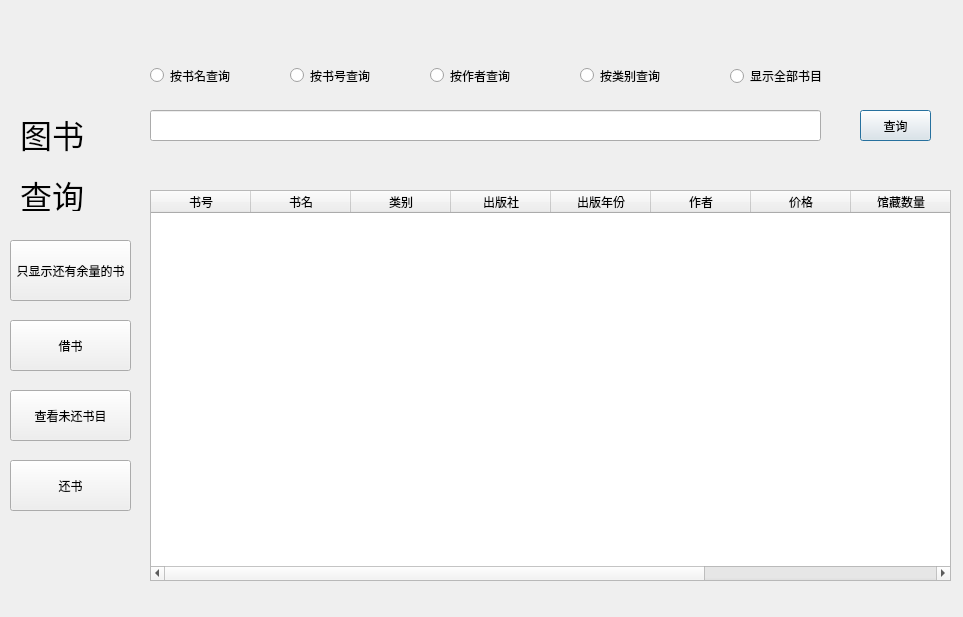
<?xml version="1.0" encoding="UTF-8"?>
<ui version="4.0">
 <class>BookQuery</class>
 <widget class="QDialog" name="BookQuery">
  <property name="geometry">
   <rect>
    <x>0</x>
    <y>0</y>
    <width>963</width>
    <height>617</height>
   </rect>
  </property>
  <property name="windowTitle">
   <string>Dialog</string>
  </property>
  <widget class="QRadioButton" name="radioButton">
   <property name="geometry">
    <rect>
     <x>150</x>
     <y>60</y>
     <width>121</width>
     <height>31</height>
    </rect>
   </property>
   <property name="text">
    <string>按书名查询</string>
   </property>
   <property name="iconSize">
    <size>
     <width>16</width>
     <height>16</height>
    </size>
   </property>
   <property name="autoExclusive">
    <bool>true</bool>
   </property>
  </widget>
  <widget class="QRadioButton" name="radioButton_3">
   <property name="geometry">
    <rect>
     <x>430</x>
     <y>60</y>
     <width>91</width>
     <height>31</height>
    </rect>
   </property>
   <property name="text">
    <string>按作者查询</string>
   </property>
   <property name="autoExclusive">
    <bool>true</bool>
   </property>
  </widget>
  <widget class="QRadioButton" name="radioButton_2">
   <property name="geometry">
    <rect>
     <x>290</x>
     <y>60</y>
     <width>101</width>
     <height>31</height>
    </rect>
   </property>
   <property name="text">
    <string>按书号查询</string>
   </property>
   <property name="autoExclusive">
    <bool>true</bool>
   </property>
  </widget>
  <widget class="QLineEdit" name="lineEdit">
   <property name="geometry">
    <rect>
     <x>150</x>
     <y>110</y>
     <width>671</width>
     <height>31</height>
    </rect>
   </property>
  </widget>
  <widget class="QRadioButton" name="radioButton_4">
   <property name="geometry">
    <rect>
     <x>580</x>
     <y>60</y>
     <width>111</width>
     <height>31</height>
    </rect>
   </property>
   <property name="text">
    <string>按类别查询</string>
   </property>
   <property name="autoExclusive">
    <bool>true</bool>
   </property>
  </widget>
  <widget class="QTableWidget" name="tableWidget">
   <property name="geometry">
    <rect>
     <x>150</x>
     <y>190</y>
     <width>801</width>
     <height>391</height>
    </rect>
   </property>
   <column>
    <property name="text">
     <string>书号</string>
    </property>
   </column>
   <column>
    <property name="text">
     <string>书名</string>
    </property>
   </column>
   <column>
    <property name="text">
     <string>类别</string>
    </property>
   </column>
   <column>
    <property name="text">
     <string>出版社</string>
    </property>
   </column>
   <column>
    <property name="text">
     <string>出版年份</string>
    </property>
   </column>
   <column>
    <property name="text">
     <string>作者</string>
    </property>
   </column>
   <column>
    <property name="text">
     <string>价格</string>
    </property>
   </column>
   <column>
    <property name="text">
     <string>馆藏数量</string>
    </property>
   </column>
   <column>
    <property name="text">
     <string>目前库存</string>
    </property>
   </column>
   <column>
    <property name="text">
     <string>更新时间</string>
    </property>
   </column>
  </widget>
  <widget class="QLabel" name="label">
   <property name="geometry">
    <rect>
     <x>790</x>
     <y>110</y>
     <width>31</width>
     <height>31</height>
    </rect>
   </property>
   <property name="styleSheet">
    <string notr="true">image: url(:/images/query);</string>
   </property>
   <property name="text">
    <string/>
   </property>
  </widget>
  <widget class="QLabel" name="label_2">
   <property name="geometry">
    <rect>
     <x>20</x>
     <y>110</y>
     <width>111</width>
     <height>101</height>
    </rect>
   </property>
   <property name="text">
    <string>&lt;html&gt;&lt;head/&gt;&lt;body&gt;&lt;p&gt;&lt;span style=&quot; font-size:24pt;&quot;&gt;图书&lt;/span&gt;&lt;/p&gt;&lt;p&gt;&lt;span style=&quot; font-size:24pt;&quot;&gt;查询&lt;/span&gt;&lt;/p&gt;&lt;/body&gt;&lt;/html&gt;</string>
   </property>
  </widget>
  <widget class="QLabel" name="label_3">
   <property name="geometry">
    <rect>
     <x>10</x>
     <y>10</y>
     <width>81</width>
     <height>81</height>
    </rect>
   </property>
   <property name="styleSheet">
    <string notr="true">image: url(:/images/res/584613.png);</string>
   </property>
   <property name="text">
    <string/>
   </property>
  </widget>
  <widget class="QPushButton" name="pushButton">
   <property name="geometry">
    <rect>
     <x>860</x>
     <y>110</y>
     <width>71</width>
     <height>31</height>
    </rect>
   </property>
   <property name="text">
    <string>查询</string>
   </property>
  </widget>
  <widget class="QPushButton" name="pushButton_2">
   <property name="geometry">
    <rect>
     <x>10</x>
     <y>240</y>
     <width>121</width>
     <height>61</height>
    </rect>
   </property>
   <property name="text">
    <string>只显示还有余量的书</string>
   </property>
  </widget>
  <widget class="QPushButton" name="pushButton_3">
   <property name="geometry">
    <rect>
     <x>10</x>
     <y>320</y>
     <width>121</width>
     <height>51</height>
    </rect>
   </property>
   <property name="text">
    <string>借书</string>
   </property>
  </widget>
  <widget class="QPushButton" name="pushButton_4">
   <property name="geometry">
    <rect>
     <x>10</x>
     <y>390</y>
     <width>121</width>
     <height>51</height>
    </rect>
   </property>
   <property name="text">
    <string>查看未还书目</string>
   </property>
  </widget>
  <widget class="QPushButton" name="pushButton_5">
   <property name="geometry">
    <rect>
     <x>10</x>
     <y>460</y>
     <width>121</width>
     <height>51</height>
    </rect>
   </property>
   <property name="text">
    <string>还书</string>
   </property>
  </widget>
  <widget class="QRadioButton" name="radioButton_5">
   <property name="geometry">
    <rect>
     <x>730</x>
     <y>66</y>
     <width>101</width>
     <height>20</height>
    </rect>
   </property>
   <property name="text">
    <string>显示全部书目</string>
   </property>
  </widget>
 </widget>
 <resources/>
 <connections/>
</ui>
